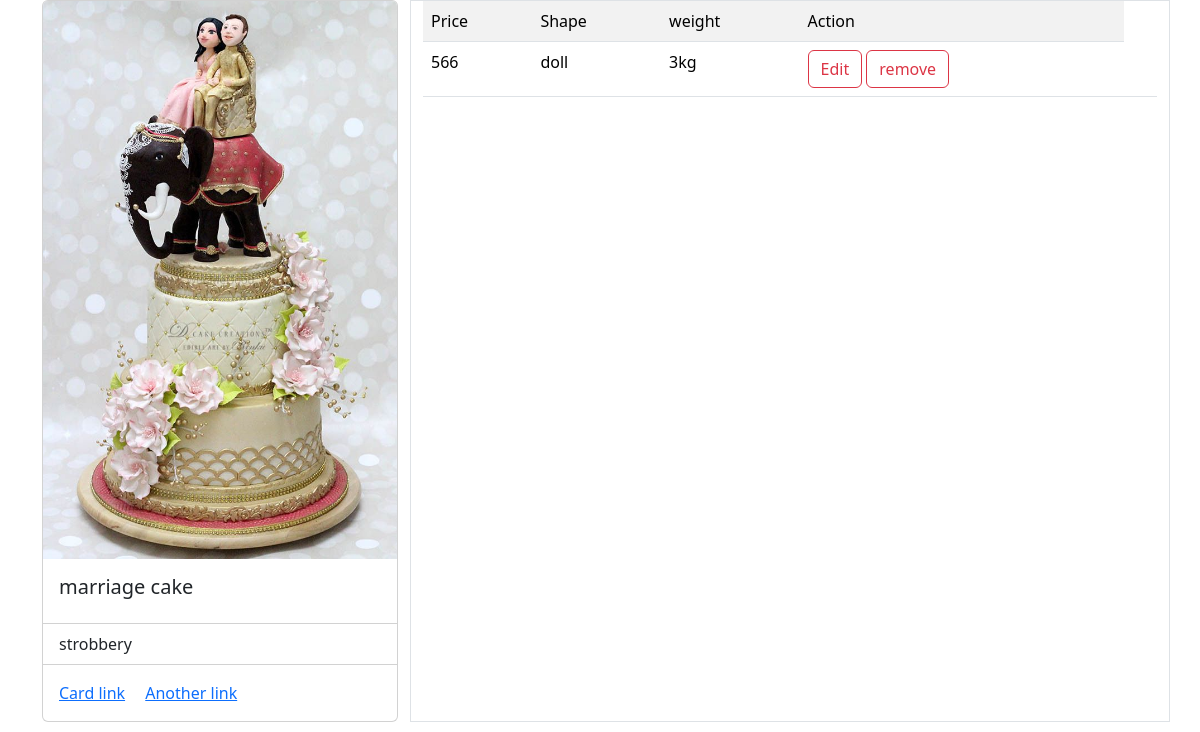
Screenshot of /cake/4/ (signed in) with the database file from the repository.
### cake/models.py (models this page shows, shortened)
class CakeOccation(models.Model):
    options=(
        ('birthday cake','birthday cake'),
        ('anniverssary cake','anniverssary cake'),
        ('congratulation cake','congratulation cake'),
        ('marriage cake','marriage cake')
    )
    occation=models.CharField(max_length=200,choices=options)
    images=models.ImageField(upload_to='images',)
    category=models.ForeignKey(CakeCategory,on_delete=models.CASCADE)

class CakeCategory(models.Model):
    name=models.CharField(max_length=200)
    is_active=models.BooleanField(default=True,null=True)
    def __str__(self):
        return self.name

class CakeVarient(models.Model):
    price=models.PositiveIntegerField()
    shape=models.CharField(max_length=200)
    weight=models.CharField(max_length=200,null=True)
    occation=models.ForeignKey(CakeOccation,on_delete=models.CASCADE)

### cake/views.py (the view)
# urls.py: path("cake/<int:pk>/",CakeVarientDetailView.as_view(),name="detail-varient"),
@method_decorator(decs,name="dispatch")
class CakeVarientDetailView(DetailView):
    template_name="cakes/cakevarient_detail.html"
    model=CakeOccation
    context_object_name="cakes"

### cake/views.py (called while the page is built)
def signin_required(fn):
    def wrapper(request,*args,**kwargs):
        if not request.user.is_authenticated:
            messages.error(request,"invalid session")
            return redirect("signin")
        else:
            return fn(request,*args,**kwargs)
    return wrapper

def is_admin(fn):
    def wrapper(request,*args,**kwargs):
        if not request.user.is_superuser:
            messages.error(request,"permission denied for current user!!")
            return redirect("signin")
        else:
            return fn(request,*args,**kwargs)
    return wrapper

### cake/templates/cakes/cakevarient_detail.html (shortened to what this page needs)
<!DOCTYPE html>
<html lang="en">
<head>
    <link href="https://cdn.jsdelivr.net/npm/bootstrap@5.3.2/dist/css/bootstrap.min.css" rel="stylesheet">
</head>
<body style="height: 100vh;">
<div class="container">
    <div class="row">
        <div class="col-4">
            <div class="card" style="width:100%">
                <img src="{{cakes.images.url}}" class="card-img-top" alt="...">
                <div class="card-body">
                  <h5 class="card-title">{{cakes.occation}}</h5>
                </div>
                <ul class="list-group list-group-flush">
                    <li class="list-group-item">{{cakes.category}}</li>
                </ul>
                <div class="card-body">
                  <a href="#" class="card-link">Card link</a>
                  <a href="#" class="card-link">Another link</a>
                </div>
              </div>
        </div>
        <div class="col-8 border boredr-dark">
           <table class="table table-striped">
            <tr>
                <td>Price</td>
                <td>Shape</td>
                <td>weight</td>
                <td>Action</td>
            </tr>
            {%for v in cakes.cakevarient_set.all%}
                <tr>
                    <td>{{v.price}}</td>
                    <td>{{v.shape}}</td>
                    <td>{{v.weight}}</td>
                    <td>
                      <a href="{%url 'edit-varient' v.id %}" class="btn btn-outline-danger" type="submit">Edit</a>
                      <a href="{%url 'remove-varient' v.id %}"class="btn btn-outline-danger" type="submit">remove</a>
                    </td>
                    <td>
                    </td>
                </tr>
            {%endfor%}
           </table>
        </div>
</div>
</div>
</body>

### rows the page displays
CakeOccation: images (picture), occation "marriage cake", category "strobbery"
CakeVarient: price "566", shape "doll", weight "3kg"
